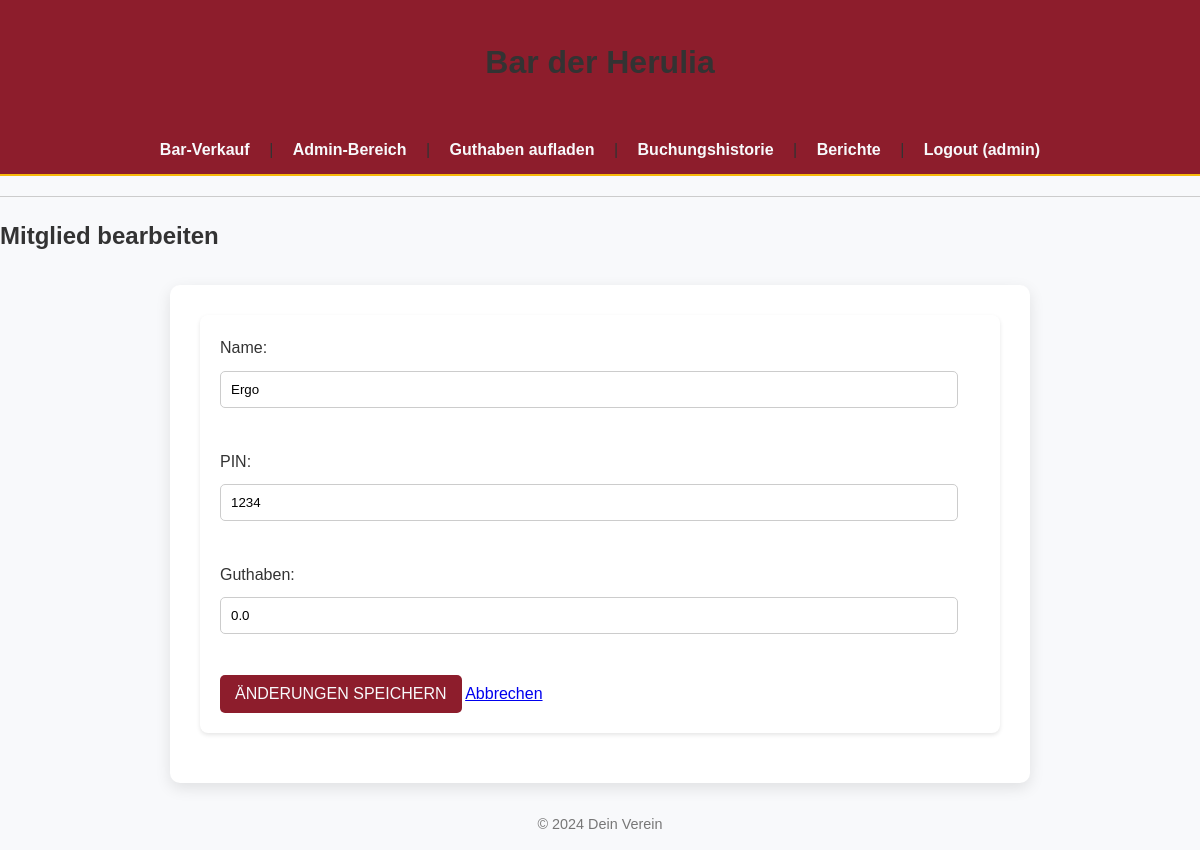
Screenshot of /admin/mitglied/bearbeiten/1 (signed in) with the database file from the repository.
### models.py (models this page shows, shortened)
class User(db.Model, UserMixin):
    id = db.Column(db.Integer, primary_key=True)
    username = db.Column(db.String(80), unique=True, nullable=False)
    password = db.Column(db.String(128), nullable=False) # Speichert das gehashte Passwort
    is_admin = db.Column(db.Boolean, default=False) # Optional: Feld, um Admins zu kennzeichnen

class Mitglied(db.Model):
    id = db.Column(db.Integer, primary_key=True)
    name = db.Column(db.String(100), unique=True, nullable=False)
    pin = db.Column(db.String(10), unique=True, nullable=False)
    guthaben = db.Column(db.Float, default=0.0)
    buchungen_von_mitglied = db.relationship('Buchung', back_populates='mitglied_obj', lazy=True)

### app.py (the view, shortened to what this page needs)
@app.route("/admin/mitglied/bearbeiten/<int:mitglied_id>", methods=["GET", "POST"])
@login_required
def mitglied_bearbeiten(mitglied_id):
    mitglied = Mitglied.query.get_or_404(mitglied_id)
    return render_template("mitglied_bearbeiten.html", mitglied=mitglied)

### app.py (called while the page is built)
@login_manager.user_loader
def load_user(user_id):
    return User.query.get(int(user_id))

### templates/mitglied_bearbeiten.html (shortened to what this page needs)
{% extends "base.html" %}
{% block content %}
<h2>Mitglied bearbeiten</h2>
<div class="form-container">
    <form action="{{ url_for('mitglied_bearbeiten', mitglied_id=mitglied.id) }}" method="POST">
        <label for="name">Name:</label>
        <input type="text" id="name" name="name" value="{{ mitglied.name }}" required><br><br>
        <label for="pin">PIN:</label>
        <input type="text" id="pin" name="pin" value="{{ mitglied.pin }}" required><br><br>
        <label for="guthaben">Guthaben:</label>
        <input type="number" id="guthaben" name="guthaben" step="0.01" value="{{ mitglied.guthaben | round(2) }}" required><br><br>
        <button type="submit">Änderungen speichern</button>
        <a href="{{ url_for('admin_bereich') }}" class="button">Abbrechen</a>
    </form>
</div>
{% endblock %}

### templates/base.html (shortened to what this page needs)
<!DOCTYPE html>
<html lang="de">
<head>
    <link rel="stylesheet" href="{{ url_for('static', filename='css/style.css') }}">
</head>
<body>
    <header>
        <h1>Bar der Herulia</h1>
    </header>
    <nav>
        <a href="{{ url_for('bar_interface') }}">Bar-Verkauf</a>
        {% if current_user.is_authenticated %}
            | <a href="{{ url_for('admin_bereich') }}">Admin-Bereich</a>
            | <a href="{{ url_for('aufladen_seite_anzeigen') }}">Guthaben aufladen</a>
            | <a href="{{ url_for('buchungshistorie') }}">Buchungshistorie</a>
            | <a href="{{ url_for('berichte') }}">Berichte</a>
            | <a href="{{ url_for('logout') }}">Logout ({{ current_user.username }})</a>
        {% else %}
            | <a href="{{ url_for('login') }}">Admin Login</a>
        {% endif %}
    </nav>
    <hr>
    <main>
        {% block content %}{% endblock %}
    </main>
    <footer>
        <p>&copy; 2024 Dein Verein</p>
    </footer>
</body>
</html>

### static/css/style.css (style rules this page uses)
:root { --primary-white: #f8f9fb; --primary-red: #8d1d2c; --primary-gold: #f7ba0b; --text-dark: #333; --text-light: #f8f9fb; }
body { font-family: Arial, sans-serif; margin: 0; padding: 0; background-color: var(--primary-white); color: var(--text-dark); line-height: 1.6; }
header { background-color: var(--primary-red); color: var(--text-light); padding: 1rem 0; text-align: center; box-shadow: 0 2px 5px rgba(0,0,0,0.2); }
nav { background-color: var(--primary-red); padding: 0.7rem 0; text-align: center; border-bottom: 2px solid var(--primary-gold); }
nav a { color: var(--text-light); text-decoration: none; padding: 0 15px; font-weight: bold; transition: color 0.3s ease; }
hr { border: 0; height: 1px; background: #ccc; margin: 20px 0; }
h1, h2, h3 { color: #333; }
form { background-color: #fff; padding: 20px; border-radius: 8px; box-shadow: 0 2px 4px rgba(0,0,0,0.1); margin-bottom: 20px; }
form label { display: inline-block; width: 120px; margin-bottom: 10px; }
.container, .login-container, .form-container { background-color: #fff; padding: 30px; border-radius: 10px; box-shadow: 0 5px 15px rgba(0,0,0,0.1); margin: 30px auto; max-width: 800px; }
input[type="text"], input[type="number"], input[type="password"], input[type="email"], select { width: calc(100% - 22px); padding: 10px; margin-bottom: 15px; border: 1px solid #ccc; border-radius: 5px; box-sizing: border-box; }
button, input[type="submit"] { background-color: var(--primary-red); color: var(--text-light); padding: 10px 15px; border: none; border-radius: 5px; cursor: pointer; font-size: 1em; transition: background-color 0.3s ease, transform 0.2s ease; text-transform: uppercase; }
footer { text-align: center; margin-top: 30px; font-size: 0.9em; color: #777; }

### rows the page displays
User: username "admin"
Mitglied: name "Ergo", pin "1234", guthaben "0.0"
